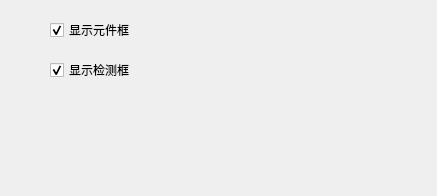
<?xml version="1.0" encoding="UTF-8"?>
<ui version="4.0">
 <class>VisionViewConfigDialog</class>
 <widget class="QDialog" name="VisionViewConfigDialog">
  <property name="geometry">
   <rect>
    <x>0</x>
    <y>0</y>
    <width>437</width>
    <height>196</height>
   </rect>
  </property>
  <property name="windowTitle">
   <string>Vision View Config</string>
  </property>
  <widget class="QCheckBox" name="checkBoxDisplayDeviceWindow">
   <property name="geometry">
    <rect>
     <x>50</x>
     <y>20</y>
     <width>101</width>
     <height>20</height>
    </rect>
   </property>
   <property name="text">
    <string>显示元件框</string>
   </property>
   <property name="checked">
    <bool>true</bool>
   </property>
  </widget>
  <widget class="QCheckBox" name="checkBoxDisplayInspectWindow">
   <property name="geometry">
    <rect>
     <x>50</x>
     <y>60</y>
     <width>101</width>
     <height>20</height>
    </rect>
   </property>
   <property name="text">
    <string>显示检测框</string>
   </property>
   <property name="checked">
    <bool>true</bool>
   </property>
  </widget>
 </widget>
 <layoutdefault spacing="6" margin="11"/>
 <resources/>
 <connections/>
</ui>
